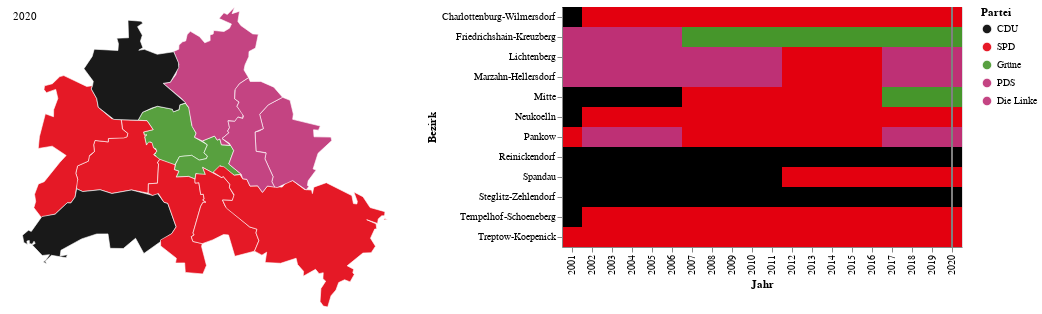

The notebook cell saved with this chart:
### Code cell
source=data_melt
domain=['CDU', 'SPD', 'Grüne', 'PDS', 'Die Linke']
colors=['#000000','#E3000F','#46962B','#BE3075','#BE3075']

field='Partei:O'

hover = alt.selection(type='single',on='mouseover',
                        fields=['Jahr'], empty='none', init={'Jahr':2020})

click = alt.selection(type='single',fields=['Jahr'], empty='none')



map_base= alt.Chart(source).transform_filter(hover).transform_lookup(
    lookup='Bezirk',
    from_=alt.LookupData(bezirke_layer, 'Bezirk'),
    as_="geom"
).transform_calculate(
    geometry ='datum.geom.geometry',
    type= 'datum.geom.type'
)

map_=map_base.mark_geoshape(stroke='white',strokeWidth=0.7, opacity=0.9).encode(
     color=alt.Color(str(field), scale=alt.Scale(domain=domain, range=colors))  
     )

map_text=map_base.transform_filter((datum.Bezirk == 'Mitte')).mark_text(dx=-180, dy=-140).encode(
     text=alt.Text('Jahr')
     )


chart=alt.Chart(source).mark_rect().encode(
    x='Jahr:N',
    y='Bezirk',
    tooltip=['Bezirk','Jahr','BM'],
    color=alt.Color(str(field), scale=alt.Scale(domain=domain, range=colors))
).add_selection(
    hover, click
)


# Draw a rule at the location of the selection
rules = alt.Chart(source).mark_rule(color='gray').encode(
    x='Jahr:N',
).transform_filter(
    hover
)



map_+map_text | (chart + rules)

### Figure 1 — Vega-Lite specification as saved in the notebook (floating-point values rounded to 4 significant figures; data arrays with more than 128 entries replaced by an {"elided": "..."} marker saying what was removed)
{"config": {"view": {"continuousWidth": 400, "continuousHeight": 300}}, "hconcat": [{"layer": [{"mark": {"type": "geoshape", "opacity": 0.9, "stroke": "white", "strokeWidth": 0.7}, "encoding": {"color": {"type": "ordinal", "field": "Partei", "scale": {"domain": ["CDU", "SPD", "Grüne", "PDS", "Die Linke"], "range": ["#000000", "#E3000F", "#46962B", "#BE3075", "#BE3075"]}}}, "transform": [{"filter": {"selection": "selector144"}}, {"lookup": "Bezirk", "as": "geom", "from": {"data": {"name": "data-2b239fb9b569d1318f49fa782d5ca3a1"}, "key": "Bezirk"}}, {"calculate": "datum.geom.geometry", "as": "geometry"}, {"calculate": "datum.geom.type", "as": "type"}]}, {"mark": {"type": "text", "dx": -180, "dy": -140}, "encoding": {"text": {"type": "quantitative", "field": "Jahr"}}, "transform": [{"filter": {"selection": "selector144"}}, {"lookup": "Bezirk", "as": "geom", "from": {"data": {"name": "data-2b239fb9b569d1318f49fa782d5ca3a1"}, "key": "Bezirk"}}, {"calculate": "datum.geom.geometry", "as": "geometry"}, {"calculate": "datum.geom.type", "as": "type"}, {"filter": "(datum.Bezirk === 'Mitte')"}]}]}, {"layer": [{"mark": "rect", "encoding": {"color": {"type": "ordinal", "field": "Partei", "scale": {"domain": ["CDU", "SPD", "Grüne", "PDS", "Die Linke"], "range": ["#000000", "#E3000F", "#46962B", "#BE3075", "#BE3075"]}}, "tooltip": [{"type": "nominal", "field": "Bezirk"}, {"type": "quantitative", "field": "Jahr"}, {"type": "nominal", "field": "BM"}], "x": {"type": "nominal", "field": "Jahr"}, "y": {"type": "nominal", "field": "Bezirk"}}, "selection": {"selector144": {"type": "single", "on": "mouseover", "fields": ["Jahr"], "empty": "none", "init": {"Jahr": 2020}}, "selector145": {"type": "single", "fields": ["Jahr"], "empty": "none"}}}, {"mark": {"type": "rule", "color": "gray"}, "encoding": {"x": {"type": "nominal", "field": "Jahr"}}, "transform": [{"filter": {"selection": "selector144"}}]}]}], "data": {"name": "data-772326af7612db25d70d515b9996e57c"}, "$schema": "https://vega.github.io/schema/vega-lite/v4.8.1.json", "datasets": {"data-772326af7612db25d70d515b9996e57c": {"elided": "240 records"}, "data-2b239fb9b569d1318f49fa782d5ca3a1": [{"Bezirk": "Reinickendorf", "id": "0", "type": "Feature", "geometry": {"type": "Polygon", "coordinates": [[[13.22, 52.59], [13.22, 52.59], [13.2, 52.61], [13.22, 52.62], [13.22, 52.63], [13.26, 52.63], [13.27, 52.63], [13.26, 52.64], [13.28, 52.64], [13.28, 52.66], [13.31, 52.66], [13.31, 52.66], [13.3, 52.65], [13.31, 52.64], [13.31, 52.64], [13.31, 52.63], [13.3, 52.63], [13.31, 52.63], [13.34, 52.62], [13.37, 52.63], [13.38, 52.61], [13.38, 52.61], [13.36, 52.59], [13.35, 52.59], [13.39, 52.57], [13.38, 52.57], [13.38, 52.56], [13.37, 52.56], [13.36, 52.56], [13.34, 52.56], [13.33, 52.56], [13.31, 52.56], [13.3, 52.55], [13.26, 52.55], [13.23, 52.56], [13.23, 52.57], [13.22, 52.58], [13.22, 52.59]]]}}, {"Bezirk": "Spandau", "id": "1", "type": "Feature", "geometry": {"type": "Polygon", "coordinates": [[[13.16, 52.5], [13.17, 52.51], [13.14, 52.52], [13.12, 52.52], [13.12, 52.53], [13.13, 52.56], [13.15, 52.55], [13.15, 52.56], [13.15, 52.57], [13.15, 52.58], [13.13, 52.58], [13.13, 52.58], [13.13, 52.59], [13.14, 52.59], [13.16, 52.6], [13.16, 52.6], [13.21, 52.59], [13.22, 52.59], [13.22, 52.58], [13.23, 52.57], [13.23, 52.56], [13.25, 52.55], [13.27, 52.55], [13.27, 52.54], [13.28, 52.53], [13.28, 52.53], [13.27, 52.53], [13.25, 52.53], [13.25, 52.52], [13.22, 52.53], [13.22, 52.52], [13.22, 52.51], [13.21, 52.51], [13.21, 52.5], [13.19, 52.5], [13.19, 52.49], [13.19, 52.48], [13.19, 52.46], [13.18, 52.46], [13.17, 52.46], [13.15, 52.44], [13.12, 52.44], [13.11, 52.45], [13.11, 52.46], [13.11, 52.47], [13.12, 52.48], [13.13, 52.48], [13.16, 52.5]]]}}, {"Bezirk": "Mitte", "id": "2", "type": "Feature", "geometry": {"type": "Polygon", "coordinates": [[[13.31, 52.53], [13.31, 52.54], [13.33, 52.54], [13.32, 52.55], [13.3, 52.55], [13.31, 52.56], [13.34, 52.56], [13.36, 52.56], [13.37, 52.56], [13.38, 52.56], [13.38, 52.57], [13.39, 52.57], [13.4, 52.56], [13.4, 52.54], [13.41, 52.53], [13.41, 52.53], [13.43, 52.52], [13.42, 52.51], [13.43, 52.51], [13.43, 52.51], [13.41, 52.5], [13.4, 52.51], [13.38, 52.51], [13.37, 52.5], [13.36, 52.5], [13.33, 52.51], [13.33, 52.51], [13.33, 52.51], [13.33, 52.51], [13.33, 52.51], [13.34, 52.51], [13.33, 52.52], [13.33, 52.52], [13.33, 52.52], [13.32, 52.52], [13.31, 52.53], [13.32, 52.53], [13.31, 52.53]]]}}, {"Bezirk": "Steglitz-Zehlendorf", "id": "3", "type": "Feature", "geometry": {"type": "Polygon", "coordinates": [[[13.13, 52.39], [13.14, 52.4], [13.12, 52.4], [13.11, 52.41], [13.11, 52.41], [13.11, 52.41], [13.11, 52.41], [13.1, 52.41], [13.1, 52.41], [13.1, 52.41], [13.1, 52.41], [13.09, 52.41], [13.09, 52.42], [13.1, 52.43], [13.1, 52.42], [13.12, 52.44], [13.15, 52.44], [13.17, 52.46], [13.18, 52.46], [13.19, 52.46], [13.19, 52.47], [13.2, 52.47], [13.23, 52.47], [13.25, 52.47], [13.29, 52.47], [13.33, 52.46], [13.34, 52.47], [13.35, 52.46], [13.36, 52.46], [13.37, 52.43], [13.36, 52.42], [13.31, 52.4], [13.3, 52.42], [13.27, 52.4], [13.25, 52.4], [13.25, 52.42], [13.23, 52.42], [13.2, 52.42], [13.16, 52.4], [13.16, 52.4], [13.17, 52.4], [13.17, 52.39], [13.14, 52.4], [13.13, 52.39], [13.13, 52.39], [13.13, 52.39], [13.13, 52.39]]]}}, {"Bezirk": "Treptow-Koepenick", "id": "4", "type": "Feature", "geometry": {"type": "Polygon", "coordinates": {"elided": "1x82x2 float values"}}}, {"Bezirk": "Friedrichshain-Kreuzberg", "id": "5", "type": "Feature", "geometry": {"type": "Polygon", "coordinates": [[[13.37, 52.5], [13.38, 52.51], [13.4, 52.51], [13.41, 52.5], [13.43, 52.51], [13.43, 52.51], [13.42, 52.51], [13.43, 52.52], [13.42, 52.53], [13.44, 52.53], [13.45, 52.53], [13.45, 52.53], [13.46, 52.52], [13.47, 52.52], [13.48, 52.51], [13.47, 52.5], [13.49, 52.49], [13.48, 52.49], [13.45, 52.5], [13.44, 52.49], [13.42, 52.5], [13.43, 52.49], [13.42, 52.49], [13.41, 52.49], [13.41, 52.48], [13.39, 52.49], [13.37, 52.48], [13.38, 52.49], [13.37, 52.49], [13.37, 52.5]]]}}, {"Bezirk": "Tempelhof-Schoeneberg", "id": "6", "type": "Feature", "geometry": {"type": "Polygon", "coordinates": [[[13.32, 52.47], [13.32, 52.48], [13.34, 52.48], [13.34, 52.5], [13.34, 52.5], [13.34, 52.5], [13.37, 52.5], [13.37, 52.49], [13.38, 52.49], [13.37, 52.48], [13.39, 52.49], [13.41, 52.48], [13.41, 52.48], [13.41, 52.48], [13.42, 52.47], [13.42, 52.47], [13.42, 52.46], [13.42, 52.46], [13.43, 52.46], [13.42, 52.46], [13.42, 52.45], [13.4, 52.42], [13.4, 52.42], [13.4, 52.42], [13.4, 52.41], [13.42, 52.41], [13.42, 52.41], [13.43, 52.39], [13.42, 52.38], [13.39, 52.38], [13.39, 52.39], [13.37, 52.39], [13.37, 52.39], [13.34, 52.41], [13.34, 52.41], [13.36, 52.42], [13.37, 52.43], [13.36, 52.46], [13.35, 52.46], [13.34, 52.47], [13.33, 52.46], [13.32, 52.47], [13.32, 52.47]]]}}, {"Bezirk": "Neukoelln", "id": "7", "type": "Feature", "geometry": {"type": "Polygon", "coordinates": [[[13.44, 52.41], [13.42, 52.41], [13.4, 52.41], [13.4, 52.42], [13.4, 52.42], [13.4, 52.42], [13.42, 52.45], [13.42, 52.46], [13.43, 52.46], [13.42, 52.46], [13.42, 52.46], [13.42, 52.47], [13.42, 52.47], [13.41, 52.48], [13.41, 52.48], [13.41, 52.48], [13.41, 52.49], [13.43, 52.49], [13.42, 52.5], [13.46, 52.48], [13.46, 52.49], [13.47, 52.48], [13.47, 52.47], [13.48, 52.46], [13.47, 52.46], [13.46, 52.46], [13.46, 52.45], [13.51, 52.43], [13.52, 52.43], [13.52, 52.42], [13.52, 52.41], [13.52, 52.4], [13.48, 52.4], [13.47, 52.42], [13.46, 52.42], [13.44, 52.41]]]}}, {"Bezirk": "Marzahn-Hellersdorf", "id": "8", "type": "Feature", "geometry": {"type": "Polygon", "coordinates": [[[13.52, 52.54], [13.53, 52.54], [13.53, 52.56], [13.54, 52.57], [13.57, 52.57], [13.58, 52.57], [13.59, 52.56], [13.59, 52.55], [13.64, 52.54], [13.63, 52.54], [13.62, 52.54], [13.63, 52.53], [13.66, 52.53], [13.66, 52.53], [13.63, 52.51], [13.62, 52.49], [13.63, 52.49], [13.61, 52.48], [13.61, 52.48], [13.62, 52.47], [13.61, 52.47], [13.59, 52.48], [13.56, 52.47], [13.55, 52.47], [13.55, 52.48], [13.55, 52.49], [13.54, 52.51], [13.54, 52.51], [13.52, 52.51], [13.52, 52.54], [13.52, 52.54]]]}}, {"Bezirk": "Pankow", "id": "9", "type": "Feature", "geometry": {"type": "MultiPolygon", "coordinates": [[[[13.38, 52.64], [13.39, 52.64], [13.39, 52.64], [13.4, 52.65], [13.41, 52.64], [13.42, 52.64], [13.43, 52.64], [13.43, 52.64], [13.44, 52.65], [13.44, 52.65], [13.46, 52.65], [13.47, 52.65], [13.47, 52.66], [13.45, 52.66], [13.46, 52.67], [13.47, 52.67], [13.48, 52.68], [13.47, 52.67], [13.49, 52.67], [13.49, 52.66], [13.49, 52.65], [13.51, 52.65], [13.52, 52.65], [13.52, 52.63], [13.51, 52.63], [13.51, 52.62], [13.5, 52.61], [13.5, 52.61], [13.51, 52.6], [13.49, 52.59], [13.48, 52.58], [13.48, 52.57], [13.49, 52.57], [13.48, 52.56], [13.49, 52.56], [13.49, 52.55], [13.49, 52.55], [13.48, 52.55], [13.47, 52.55], [13.47, 52.54], [13.47, 52.54], [13.47, 52.53], [13.46, 52.53], [13.47, 52.52], [13.46, 52.52], [13.45, 52.53], [13.45, 52.53], [13.44, 52.53], [13.42, 52.53], [13.41, 52.53], [13.41, 52.53], [13.4, 52.54], [13.39, 52.56], [13.38, 52.57], [13.35, 52.59], [13.36, 52.59], [13.37, 52.6], [13.38, 52.61], [13.37, 52.63], [13.38, 52.63], [13.38, 52.63], [13.38, 52.64]]]]}}, {"Bezirk": "Charlottenburg-Wilmersdorf", "id": "10", "type": "Feature", "geometry": {"type": "Polygon", "coordinates": [[[13.22, 52.51], [13.22, 52.51], [13.22, 52.52], [13.22, 52.53], [13.25, 52.52], [13.25, 52.53], [13.28, 52.53], [13.28, 52.53], [13.27, 52.54], [13.27, 52.55], [13.32, 52.55], [13.33, 52.54], [13.31, 52.54], [13.31, 52.53], [13.32, 52.53], [13.31, 52.53], [13.32, 52.52], [13.32, 52.52], [13.33, 52.52], [13.33, 52.52], [13.34, 52.51], [13.33, 52.51], [13.34, 52.5], [13.34, 52.5], [13.34, 52.5], [13.34, 52.48], [13.32, 52.48], [13.32, 52.47], [13.29, 52.47], [13.25, 52.47], [13.23, 52.47], [13.2, 52.47], [13.19, 52.47], [13.19, 52.48], [13.19, 52.48], [13.19, 52.49], [13.19, 52.5], [13.21, 52.5], [13.21, 52.51], [13.22, 52.51]]]}}, {"Bezirk": "Lichtenberg", "id": "11", "type": "Feature", "geometry": {"type": "Polygon", "coordinates": [[[13.47, 52.52], [13.46, 52.53], [13.47, 52.53], [13.47, 52.54], [13.47, 52.54], [13.47, 52.55], [13.48, 52.55], [13.49, 52.55], [13.49, 52.55], [13.5, 52.55], [13.48, 52.56], [13.49, 52.57], [13.48, 52.57], [13.48, 52.58], [13.49, 52.59], [13.51, 52.6], [13.51, 52.59], [13.53, 52.59], [13.55, 52.59], [13.57, 52.57], [13.54, 52.57], [13.53, 52.56], [13.53, 52.54], [13.52, 52.54], [13.52, 52.51], [13.54, 52.51], [13.54, 52.51], [13.55, 52.49], [13.55, 52.48], [13.55, 52.47], [13.54, 52.47], [13.53, 52.47], [13.52, 52.48], [13.51, 52.47], [13.5, 52.48], [13.49, 52.48], [13.49, 52.49], [13.47, 52.5], [13.48, 52.51], [13.47, 52.52]]]}}]}}
